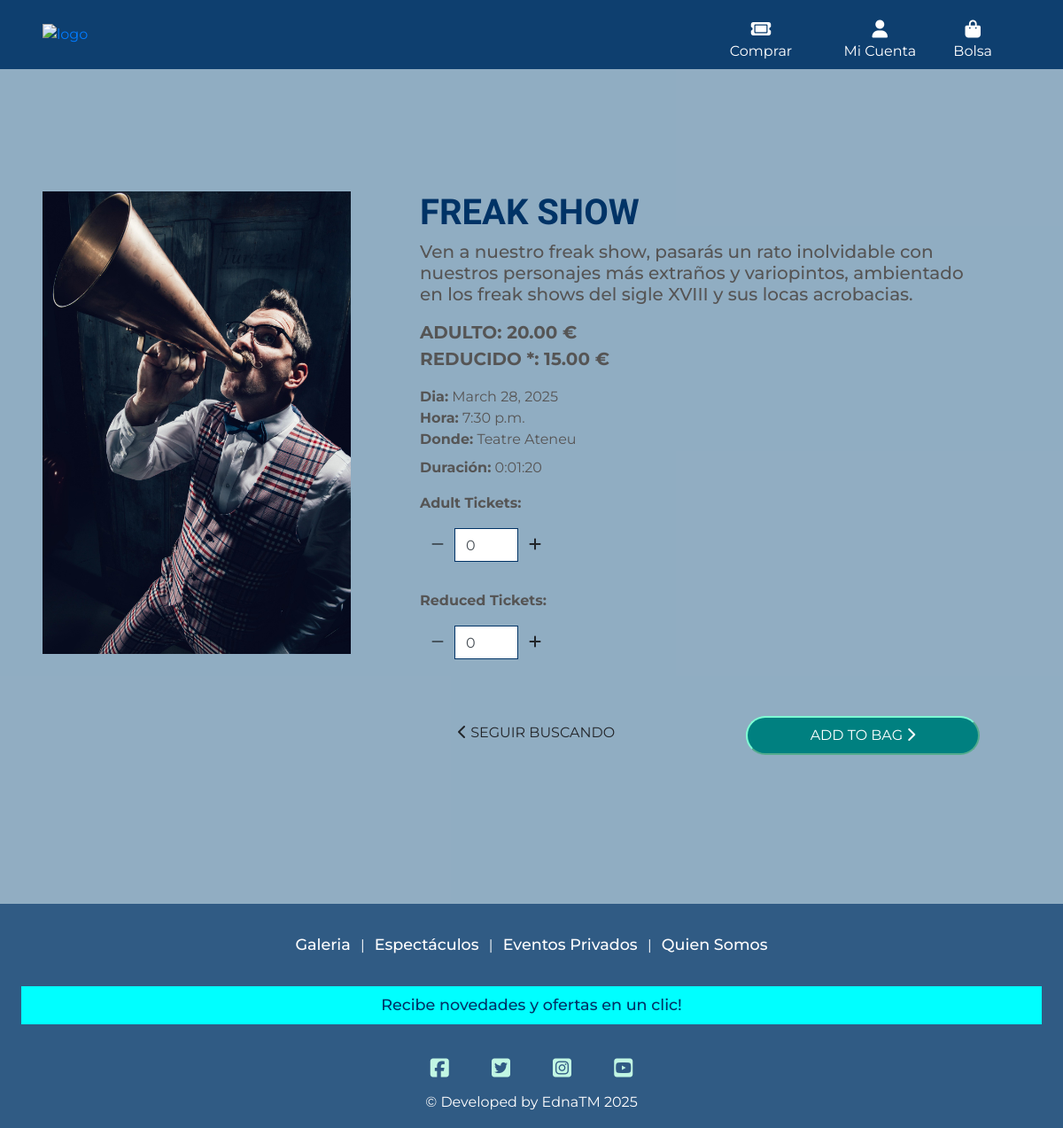
/shows/3/, run on an earlier commit of the app's database.
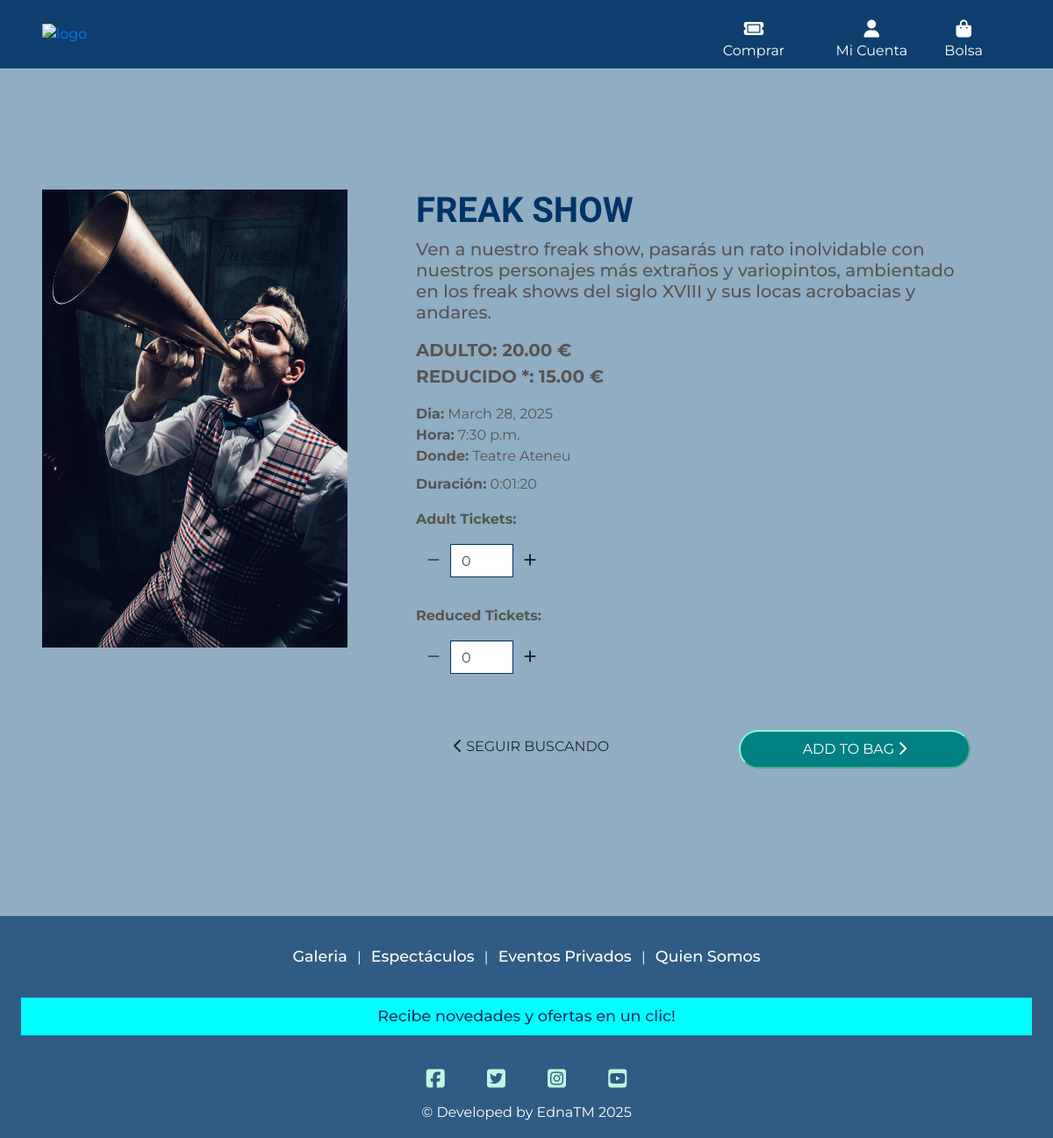
And on a later commit of the database.
### shows/models.py (models this page shows, shortened)
class Show(models.Model):
    id = models.IntegerField(primary_key=True, unique=True, editable=False)
    name = models.CharField(max_length=200, help_text="Name of the show")
    description = models.TextField(blank=True, null=True)
    location = models.CharField(max_length=200, help_text="Location of the show")
    time = models.DateTimeField(help_text="Date and time of the show")
    duration = models.DurationField(help_text="Duration of the show (HH:MM:SS)")
    image = models.ImageField(upload_to='shows/images/', help_text="Image representing the show", blank=True, null=True)
    total_seats = models.PositiveIntegerField(help_text="Total number of seats available")
    remaining_seats = models.PositiveIntegerField(help_text="Number of seats still available")
    price_per_seat_adult = models.DecimalField(
        max_digits=5,
        decimal_places=2,
        default=Decimal('20.00'),
        help_text="Price per seat for adults",
    )
    price_per_seat_reduction = models.DecimalField(
        max_digits=5,
        decimal_places=2,
        default=Decimal('15.00'),
        help_text="Price per seat with a reduction"
    )

### shows/views.py (the view)
# urls.py: path('<int:show_id>/', views.show_details, name= 'show_details'),
def show_details(request, show_id):
    show = get_object_or_404(Show, id=show_id)
    return render(request, 'shows/show_details.html', {'show': show})

### shows/templates/shows/show_details.html (shortened to what the changed rows need)
{% extends "base.html" %}
{% load static %}
{% block content %}
<div id="show-details" class="container-fluid">
    <div class="row">
        <div class="col-12 col-md-6 col-lg-4 pffset-lg-2">
            <div class="image-container my-5">
                {% if show.image %}
                <a href="{{ show.image.url }}" target="_blank" aria-label="see image in full size in a new tab">
                    <img class="img-details img-fluid" src="{{ show.image.url }}" alt="{{ show.name }}">
                </a>
                {% else %}
                <img class="img-details img-fluid" src="{{ MEDIA_URL }}noimage.png" alt="{{ show.name }}">
                {% endif %}
            </div>
        </div>
        <div class="col-12 col-md-10 col-lg-7 ml-lg-5">
            <div class="product-details-container mb-5 mt-md-5">
                <h1 class="mb-2 eg-font text-uppercase">{{ show.name }}</h1>
                {% if show.description %}
                <h5 class="mb-2 eg-title">{{ show.description }}</h5>
                {% endif %}
                <p class="lead mb-0 mt-3 text-left font-weight-bold text-uppercase">adulto: {{ show.price_per_seat_adult }} €</p>
                <p class="lead mb-0 text-left font-weight-bold text-uppercase">reducido *: {{ show.price_per_seat_reduction }} €</p>
                <p class="mb-0 mt-3">
                    <strong>Dia:</strong> {{ show.time|date:"F j, Y" }}<br>
                    <strong>Hora:</strong> {{ show.time|date:"g:i a" }}
                </p>
                <p class="mb-2"><strong>Donde:</strong> {{ show.location }}</p>
                <p class="mb-0"><strong>Duración:</strong> {{ show.duration }}</p>
                <form class="form" action="{% url 'bag:add_to_bag' show.id %}" method="POST">
                    <div class="form-row">
                    </div>
                </form>
            </div>
        </div>
    </div>
</div>
{% endblock %}

What changed in the data, as far as the page shows it:
changed Show "FREAK SHOW": description "…los freak shows del sigle XVIII y sus locas acrobacias." → "…los freak shows del siglo XVIII y sus locas acrobacias y andares."
